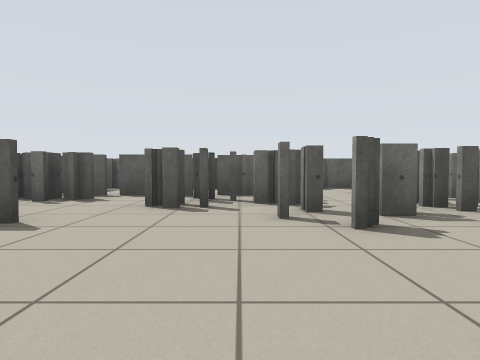
view 1 (above)

24 first-person views from a walk through a Stage world. The camera is 0.65 m above the floor, tilts 2° down and sees 75° across. Floor lines are 1 m apart. The floor is counted in squares, 1 m on a side. Each view is taken from the middle of a square. On the plan, view 1 faces up. The plan holds only what a view shows up to about 10 squares ahead; the rest is blank. Robots are left out.

view 2
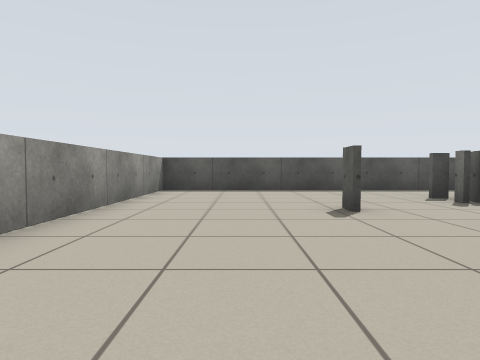

view 3
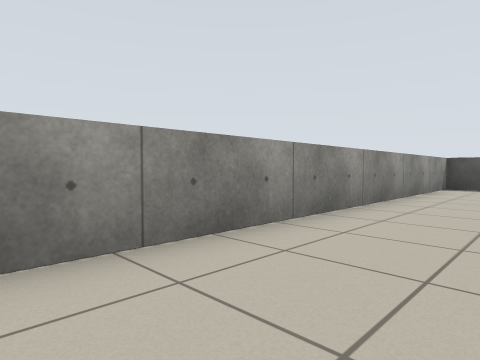

view 4
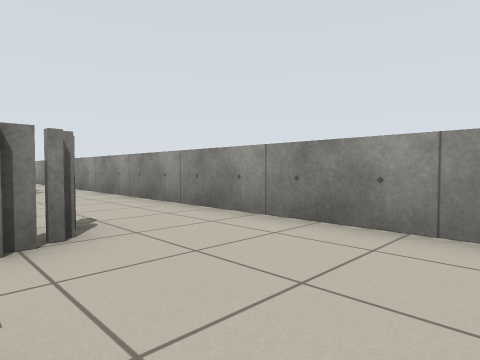

view 5
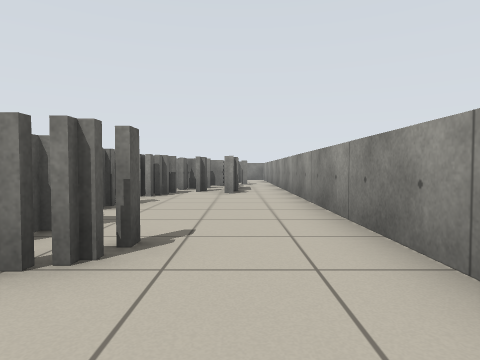

view 6
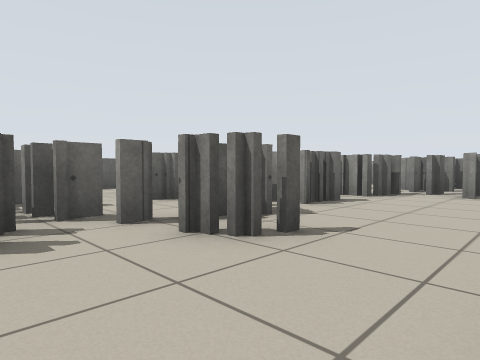

view 7
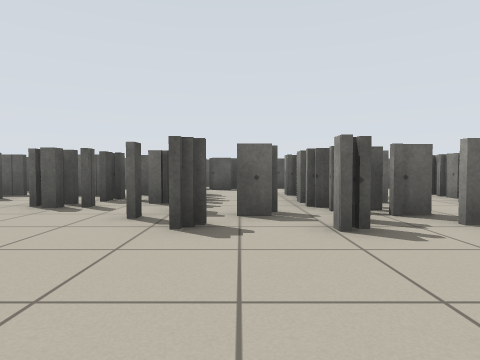

view 8
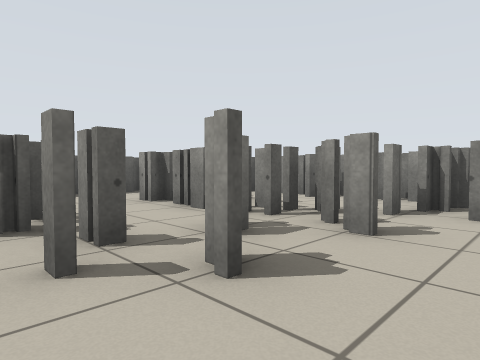

view 9
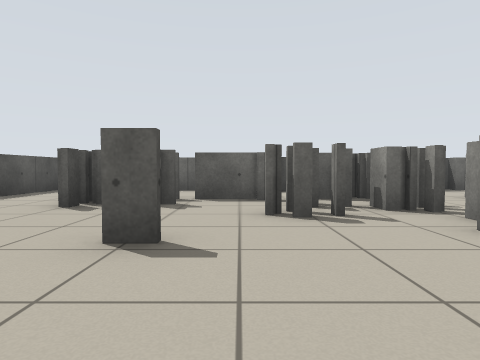

view 10
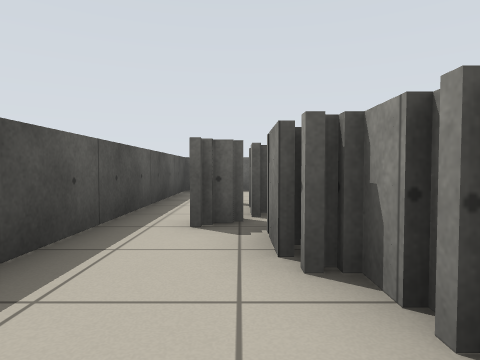

view 11
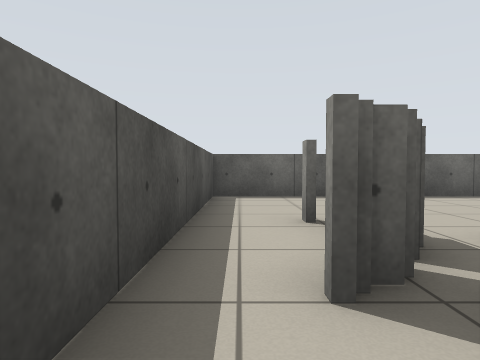

view 12
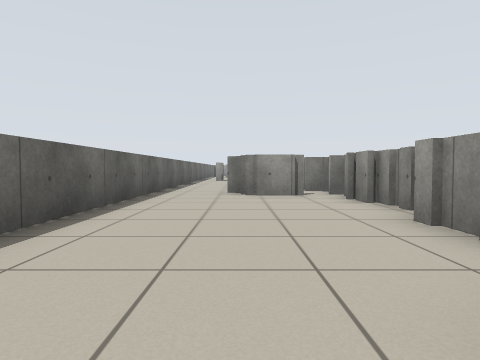

view 13
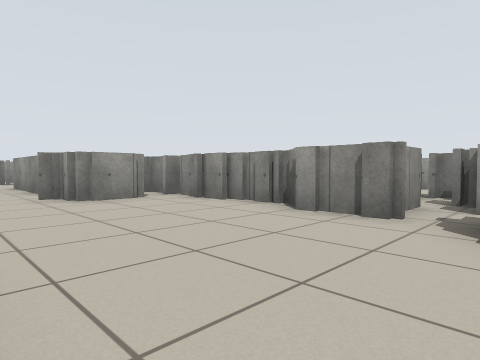

view 14
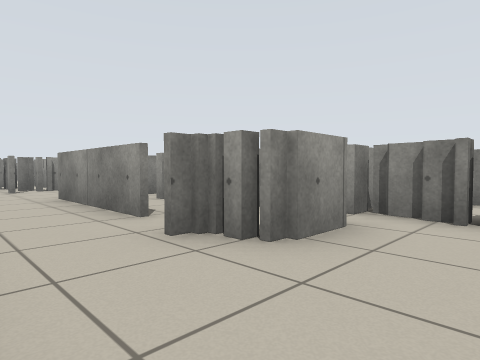

view 15
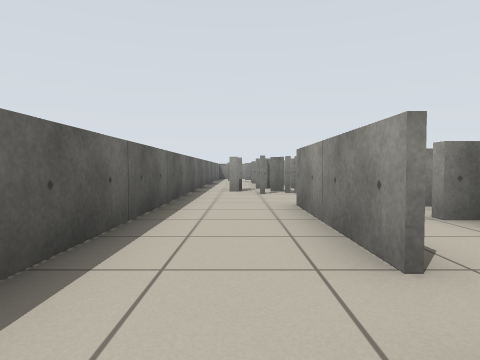

view 16
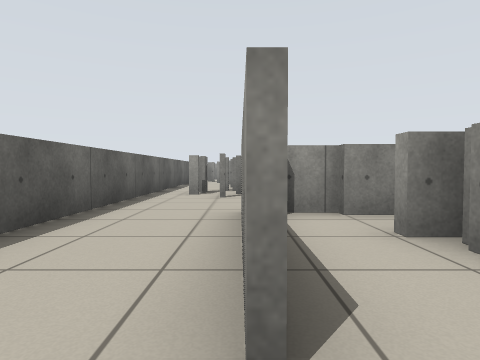

view 17
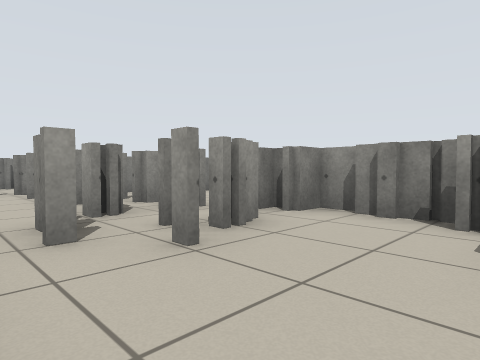

view 18
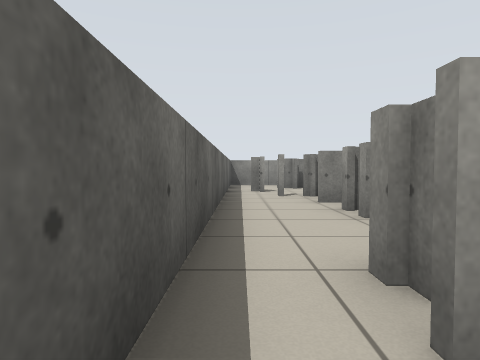

view 19
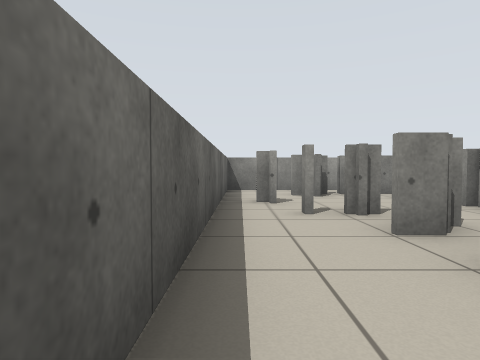

view 20
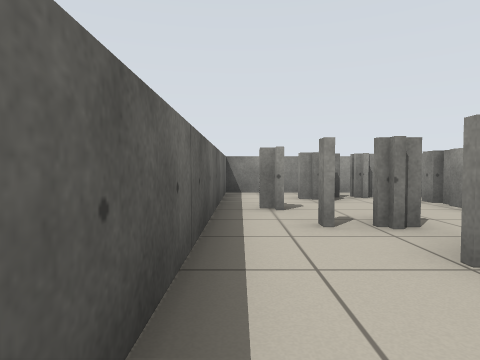

view 21
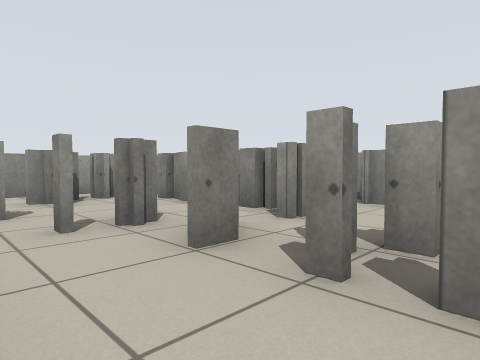

view 22
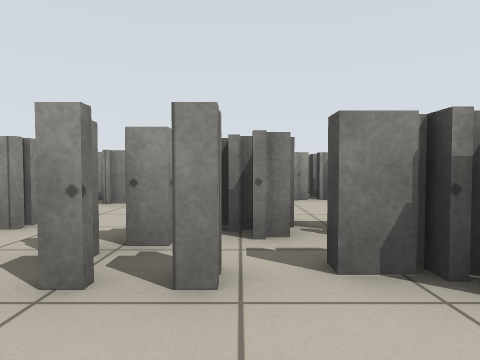

view 23
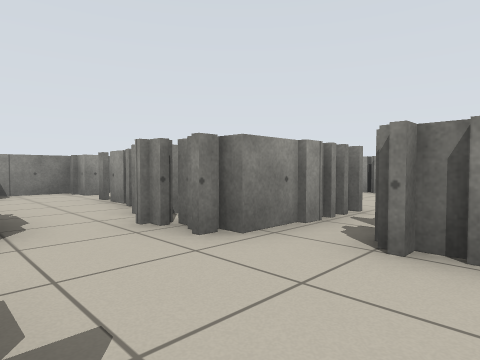

view 24
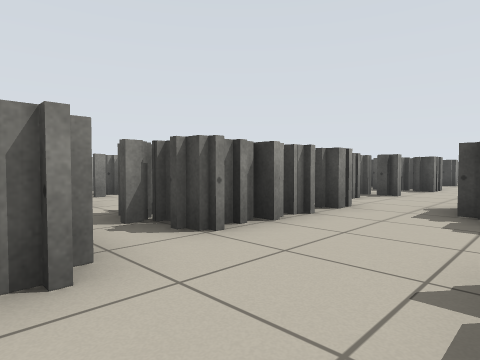

### Floor plan
Key: @ floor where view 1 was taken; # wall or solid block; x gap in a wall; . floor; T thing the floor can be seen under or through.
Columns run from 8 left of view 1 to 22 right of it. Each row starts with its distance up from view 1.
 16 ###############################
 15 #.............................#
 14 #.................##.....##...#
 13 #........#.####...#####xx#..#.#
 12 #.#......#....##..#.###.....#.#
 11 #.#.##....####.#..#..# .#####
 10 #.#.#######..  ####......... #
  9 #..##..................##....#
  8 #..#######..##.##.############
  7 #..###.##T..##.#   #
  6 #..##..##T.###.#
  5 #........TTTT..#
  4 #....#...TTTTT.##
  3 #............TT######
  2 #............TT.....#####
  1 #...................##
  0 #.......@.............
 -1 ######################

Where each view was taken, in squares from view 1:
view 1: 0 up, 0 right, facing up
view 2: 2 up, 2 right, facing left
view 3: 2 up, 4 right, facing down-left
view 4: 3 up, 2 right, facing down-right
view 5: 1 up, 3 right, facing right
view 6: 0 up, 3 right, facing up-right
view 7: 0 up, 2 right, facing up
view 8: 2 up, 0 right, facing up-right
view 9: 1 up, 2 left, facing up
view 10: 6 up, 6 left, facing up
view 11: 8 up, 7 left, facing up
view 12: 13 up, 7 left, facing right
view 13: 15 up, 6 left, facing down-right
view 14: 15 up, 1 left, facing down-right
view 15: 14 up, 1 right, facing right
view 16: 13 up, 2 right, facing right
view 17: 15 up, 7 right, facing down-right
view 18: 15 up, 9 right, facing right
view 19: 15 up, 12 right, facing right
view 20: 15 up, 13 right, facing right
view 21: 15 up, 13 right, facing down-right
view 22: 15 up, 13 right, facing down
view 23: 11 up, 12 right, facing down-right
view 24: 11 up, 15 right, facing down-left
